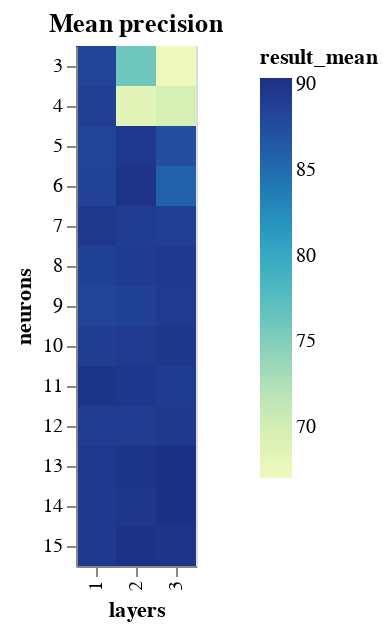

Write notebook code for a chart like this one.
### Code cell
import altair as alt


def heatmap(title, source, tooltip="props", **kwargs):
    if tooltip == "props":
        tooltip = source.columns.to_list()

    return (
        alt.Chart(source)
        .mark_rect()
        .encode(tooltip=tooltip, **kwargs)
        .properties(title=title)
        .interactive()
    )


def binify(dataframe, param, bins):
    return [dataframe[dataframe[param].isin(bin)] for bin in bins]


def binified_heatmap(title, source, param, bins, tooltip="props", **kwargs):
    return alt.hconcat(
        *(
            heatmap(title, source[source[param].isin(bin)], tooltip=tooltip, **kwargs)
            for bin in bins
        )
    )


neurons_result_encoding = {"x": "layers:O", "y": "neurons:O", "color": "result_mean:Q"}
neurons_result_tooltip = ["result_mean", "result_std", "neurons", "layers"]
NEURON_BINS = np.array_split(NEURONS_RANGE, NEURONS_RANGE.max() // NEURON_BIN_SIZE + 1)


def binified_neurons_heatmap(title, neurons_df):
    return binified_heatmap(
        title,
        neurons_df,
        param="neurons",
        bins=NEURON_BINS,
        tooltip=neurons_result_tooltip,
        **neurons_result_encoding
    )


binified_neurons_heatmap("Mean precision", neurons_result_df)

### Figure 1 — Vega-Lite specification as saved in the notebook (floating-point values rounded to 4 significant figures)
{"config": {"view": {"continuousWidth": 400, "continuousHeight": 300}}, "hconcat": [{"mark": "rect", "encoding": {"color": {"type": "quantitative", "field": "result_mean"}, "tooltip": [{"type": "quantitative", "field": "result_mean"}, {"type": "quantitative", "field": "result_std"}, {"type": "quantitative", "field": "neurons"}, {"type": "quantitative", "field": "layers"}], "x": {"type": "ordinal", "field": "layers"}, "y": {"type": "ordinal", "field": "neurons"}}, "selection": {"selector001": {"type": "interval", "bind": "scales", "encodings": ["x", "y"]}}, "title": "Mean precision"}], "data": {"name": "data-550e54748fd1bd5365b2ad84ad578596"}, "$schema": "https://vega.github.io/schema/vega-lite/v4.8.1.json", "datasets": {"data-550e54748fd1bd5365b2ad84ad578596": [{"neurons": 14, "layers": 3, "epochs": 70, "learning_rate": 0.0254, "momentum": 0.05776, "result_mean": 90.31, "result_std": 0.7564}, {"neurons": 13, "layers": 2, "epochs": 70, "learning_rate": 0.0254, "momentum": 0.05776, "result_mean": 89.94, "result_std": 0.8117}, {"neurons": 14, "layers": 2, "epochs": 70, "learning_rate": 0.0254, "momentum": 0.05776, "result_mean": 89.73, "result_std": 0.8274}, {"neurons": 6, "layers": 3, "epochs": 70, "learning_rate": 0.0254, "momentum": 0.05776, "result_mean": 85.88, "result_std": 0.4682}, {"neurons": 8, "layers": 3, "epochs": 70, "learning_rate": 0.0254, "momentum": 0.05776, "result_mean": 89.47, "result_std": 0.8747}, {"neurons": 11, "layers": 1, "epochs": 70, "learning_rate": 0.0254, "momentum": 0.05776, "result_mean": 89.94, "result_std": 0.9442}, {"neurons": 8, "layers": 1, "epochs": 70, "learning_rate": 0.0254, "momentum": 0.05776, "result_mean": 88.64, "result_std": 0.9074}, {"neurons": 9, "layers": 3, "epochs": 70, "learning_rate": 0.0254, "momentum": 0.05776, "result_mean": 89.42, "result_std": 1.012}, {"neurons": 10, "layers": 1, "epochs": 70, "learning_rate": 0.0254, "momentum": 0.05776, "result_mean": 89.0, "result_std": 1.033}, {"neurons": 11, "layers": 3, "epochs": 70, "learning_rate": 0.0254, "momentum": 0.05776, "result_mean": 89.21, "result_std": 1.159}, {"neurons": 12, "layers": 2, "epochs": 70, "learning_rate": 0.0254, "momentum": 0.05776, "result_mean": 89.06, "result_std": 1.188}, {"neurons": 7, "layers": 2, "epochs": 70, "learning_rate": 0.0254, "momentum": 0.05776, "result_mean": 89.06, "result_std": 1.204}, {"neurons": 15, "layers": 2, "epochs": 70, "learning_rate": 0.0254, "momentum": 0.05776, "result_mean": 90.2, "result_std": 1.32}, {"neurons": 15, "layers": 3, "epochs": 70, "learning_rate": 0.0254, "momentum": 0.05776, "result_mean": 90.05, "result_std": 1.314}, {"neurons": 13, "layers": 3, "epochs": 70, "learning_rate": 0.0254, "momentum": 0.05776, "result_mean": 90.36, "result_std": 1.356}, {"neurons": 5, "layers": 2, "epochs": 70, "learning_rate": 0.0254, "momentum": 0.05776, "result_mean": 89.58, "result_std": 1.278}, {"neurons": 13, "layers": 1, "epochs": 70, "learning_rate": 0.0254, "momentum": 0.05776, "result_mean": 89.58, "result_std": 1.324}, {"neurons": 5, "layers": 1, "epochs": 70, "learning_rate": 0.0254, "momentum": 0.05776, "result_mean": 88.33, "result_std": 1.211}, {"neurons": 10, "layers": 3, "epochs": 70, "learning_rate": 0.0254, "momentum": 0.05776, "result_mean": 89.73, "result_std": 1.361}, {"neurons": 7, "layers": 1, "epochs": 70, "learning_rate": 0.0254, "momentum": 0.05776, "result_mean": 89.63, "result_std": 1.371}, {"neurons": 10, "layers": 2, "epochs": 70, "learning_rate": 0.0254, "momentum": 0.05776, "result_mean": 89.42, "result_std": 1.357}, {"neurons": 12, "layers": 3, "epochs": 70, "learning_rate": 0.0254, "momentum": 0.05776, "result_mean": 89.53, "result_std": 1.4}, {"neurons": 15, "layers": 1, "epochs": 70, "learning_rate": 0.0254, "momentum": 0.05776, "result_mean": 89.47, "result_std": 1.4}, {"neurons": 14, "layers": 1, "epochs": 70, "learning_rate": 0.0254, "momentum": 0.05776, "result_mean": 89.47, "result_std": 1.421}, {"neurons": 7, "layers": 3, "epochs": 70, "learning_rate": 0.0254, "momentum": 0.05776, "result_mean": 88.75, "result_std": 1.441}, {"neurons": 12, "layers": 1, "epochs": 70, "learning_rate": 0.0254, "momentum": 0.05776, "result_mean": 89.06, "result_std": 1.474}, {"neurons": 9, "layers": 1, "epochs": 70, "learning_rate": 0.0254, "momentum": 0.05776, "result_mean": 88.33, "result_std": 1.468}, {"neurons": 6, "layers": 1, "epochs": 70, "learning_rate": 0.0254, "momentum": 0.05776, "result_mean": 88.48, "result_std": 1.514}, {"neurons": 4, "layers": 1, "epochs": 70, "learning_rate": 0.0254, "momentum": 0.05776, "result_mean": 88.8, "result_std": 1.551}, {"neurons": 11, "layers": 2, "epochs": 70, "learning_rate": 0.0254, "momentum": 0.05776, "result_mean": 89.68, "result_std": 1.65}, {"neurons": 3, "layers": 1, "epochs": 70, "learning_rate": 0.0254, "momentum": 0.05776, "result_mean": 88.22, "result_std": 1.513}, {"neurons": 6, "layers": 2, "epochs": 70, "learning_rate": 0.0254, "momentum": 0.05776, "result_mean": 90.05, "result_std": 1.737}, {"neurons": 8, "layers": 2, "epochs": 70, "learning_rate": 0.0254, "momentum": 0.05776, "result_mean": 89.21, "result_std": 1.672}, {"neurons": 5, "layers": 3, "epochs": 70, "learning_rate": 0.0254, "momentum": 0.05776, "result_mean": 87.44, "result_std": 1.515}, {"neurons": 9, "layers": 2, "epochs": 70, "learning_rate": 0.0254, "momentum": 0.05776, "result_mean": 88.69, "result_std": 1.823}, {"neurons": 3, "layers": 3, "epochs": 70, "learning_rate": 0.0254, "momentum": 0.05776, "result_mean": 67.01, "result_std": 0.4528}, {"neurons": 3, "layers": 2, "epochs": 70, "learning_rate": 0.0254, "momentum": 0.05776, "result_mean": 76.03, "result_std": 1.748}, {"neurons": 4, "layers": 3, "epochs": 70, "learning_rate": 0.0254, "momentum": 0.05776, "result_mean": 69.73, "result_std": 1.811}, {"neurons": 4, "layers": 2, "epochs": 70, "learning_rate": 0.0254, "momentum": 0.05776, "result_mean": 68.58, "result_std": 1.993}]}}
